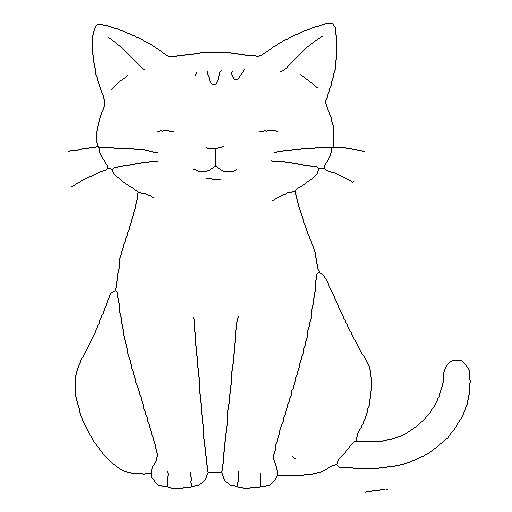
#> input picture final/skeleton/input_image_fake2.png, 512 x 512 px, found by its file name; its folder holds only this picture in this run
$ python wap.py
#> lines starting #> are read from the running program, lines starting #| are printed output that depends on the picture; after the words box and inside, x2 and y2 are one past the last pixel; in counts of white or black regions, pixels touching at a corner belong together
from skimage.morphology import skeletonize
import cv2
import numpy as np
import os
from sklearn.cluster import DBSCAN

# Input and output directories
input_dir = r"D:\Traiding model\project5\tech\tech\Unpaired-Portrait-Drawing\final\skeleton"  # Directory with skeleton images
waypoint_output_dir = r"D:\Traiding model\project5\tech\tech\Unpaired-Portrait-Drawing\results\pretrained\test_200\examples\temp_output"  # Directory to save images with waypoints

# Ensure output directory exists
os.makedirs(waypoint_output_dir, exist_ok=True)

# Waypoint generation function
def generate_waypoints(line_points, interval=9):  # Decreased interval to 9
    """
    Generate waypoints for the robotic arm at regular intervals.
    :param line_points: Points that represent a sorted line.
    :param interval: The interval between waypoints.
    :return: A list of waypoints for the line.
    """
    waypoints = []
    for i in range(0, len(line_points), interval):
        waypoint = line_points[i]
        waypoints.append((int(waypoint[0]), int(waypoint[1])))  # Ensure integer coordinates
    return waypoints

# Process each skeleton image in the input directory
for file_name in os.listdir(input_dir):
    if file_name.lower().endswith(('.png', '.jpg', '.jpeg')):  # Process image files
        input_path = os.path.join(input_dir, file_name)
        waypoint_image_path = os.path.join(waypoint_output_dir, f"{file_name}")

        # Load the skeleton image
        skeleton_image = cv2.imread(input_path, cv2.IMREAD_GRAYSCALE)
#> skeleton_image: shape (512, 512); 98.8% white; black in thin lines or dots, all inside (x1, y1, x2, y2) = (68, 23, 471, 493)
        if skeleton_image is None:
            print(f"Failed to load image: {input_path}")
            continue

        # Ensure black lines are treated correctly (invert if necessary)
        skeleton_image = cv2.bitwise_not(skeleton_image)  # Make black lines white for processing

        # Detect non-zero points in the skeletonized image
        non_zero_points = np.column_stack(np.where(skeleton_image > 0))  # Coordinates of line pixels
#> non_zero_points = 3162 pairs, first value 23 to 492, second value 68 to 470

        # Apply DBSCAN clustering algorithm based on proximity
        dbscan = DBSCAN(eps=5, min_samples=5)  # Adjusted min_samples for tighter clusters
        clusters = dbscan.fit_predict(non_zero_points)
#> clusters = 3162 values, max 11 at index 3140, min -1 at index 420, mean 0.59

        # Group points by cluster
        clustered_lines = {}
        for i, cluster_id in enumerate(clusters):
            if cluster_id == -1:  # Ignore noise points
                continue
            if cluster_id not in clustered_lines:
                clustered_lines[cluster_id] = []
            clustered_lines[cluster_id].append(non_zero_points[i])
#> after the loop, clustered_lines = 12 items

        # Generate waypoints for each cluster and mark them on the image
        waypoint_image = cv2.cvtColor(cv2.bitwise_not(skeleton_image), cv2.COLOR_GRAY2BGR)  # Convert to BGR
#> waypoint_image is the input picture: shape (512, 512, 3); 98.8% white; black in thin lines or dots, all inside (x1, y1, x2, y2) = (68, 23, 471, 493)
        for cluster_id, line_points in clustered_lines.items():
            # Convert points to numpy array and sort them
            line_points = np.array(line_points)
            sorted_line_points = line_points[np.argsort(line_points[:, 1])]  # Sort by y-coordinate (or x if needed)

            # Generate waypoints along the sorted line with the updated interval
            waypoints = generate_waypoints(sorted_line_points, interval=9)  # Waypoints with 9-pixel distance
            for waypoint in waypoints:
                # Draw the waypoint as a small red dot on the black line
                cv2.circle(waypoint_image, (waypoint[1], waypoint[0]), 1, (0, 0, 255), -1)  # Red dot
#> this loop made 12 passes
#> waypoints on passes 2, 3, 4, 5, 6, 7, 8, 9, 11, 12: [(71, 280), (65, 288), (56, 297), (47, 306), (40, 315)], [(37, 108), (44, 117), (52, 126), (61, 135), (69, 144)], [(72, 231), (79, 235), (72, 242)], [(71, 207), (79, 209), (83, 216), (73, 219)], [(74, 300), (81, 309)], [(89, 111), (80, 120)], [(131, 157), (130, 166)], [(131, 259), (130, 268), (131, 277)], [(178, 206), (179, 215)], [(492, 365), (490, 374), (489, 383)]
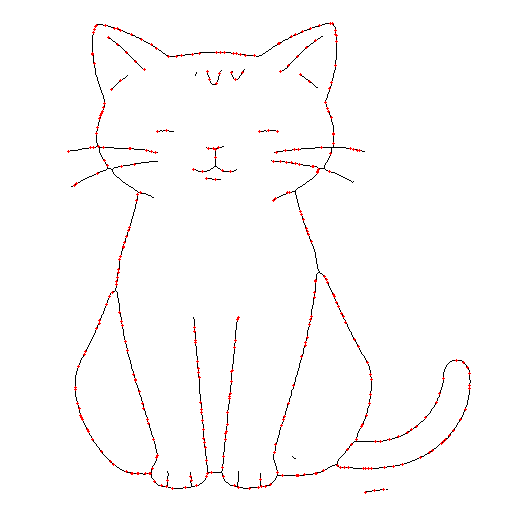
#> waypoint_image: shape (512, 512, 3); 0.66% of pixels changed, all inside (x1, y1, x2, y2) = (67, 22, 471, 494)

        # Save the image with waypoints
        cv2.imwrite(waypoint_image_path, waypoint_image)
        print(f"Waypoint image saved at: {waypoint_image_path}")

print("Waypoint marking complete.")
